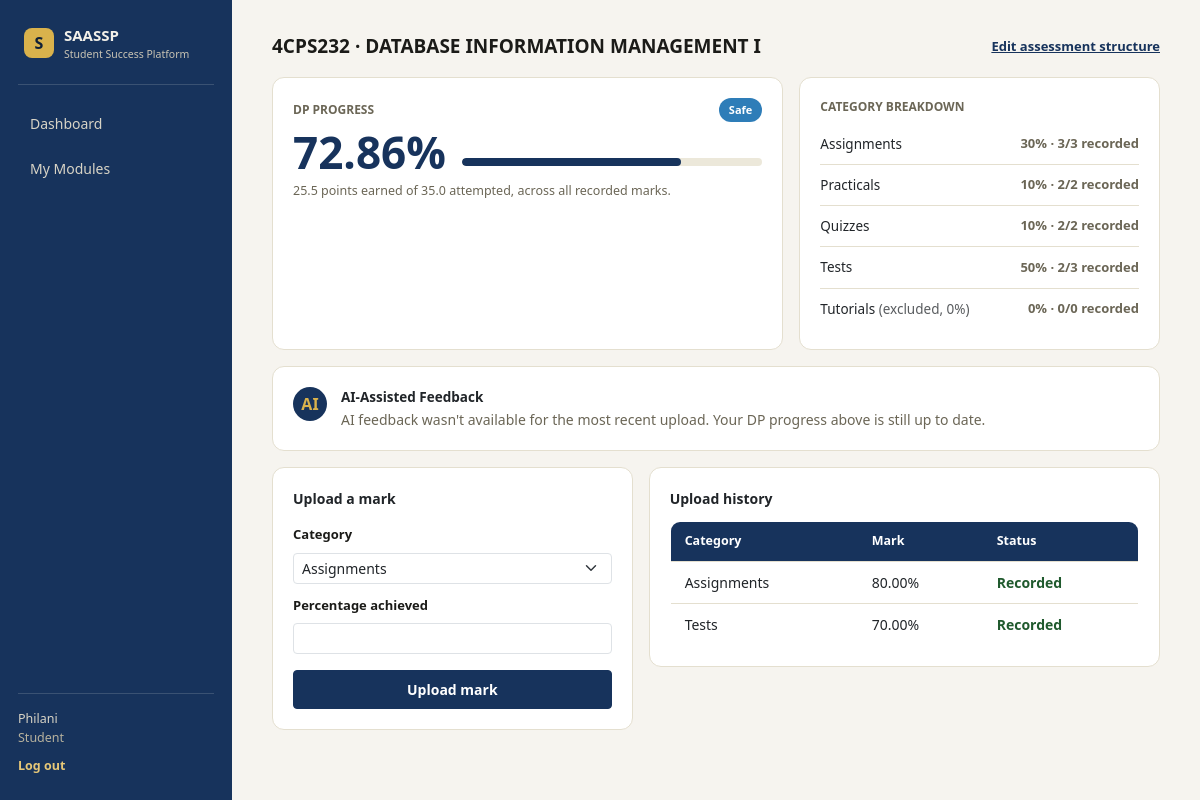
Screenshot of /student/module/6 (signed in) with the database file from the repository.
### backend/models.py (models this page shows, shortened)
class User(db.Model, UserMixin):
    __tablename__ = "users"
    id = db.Column(db.Integer, primary_key=True)          # UserID*#^
    name = db.Column(db.String(100), nullable=False)      # Name*
    student_number = db.Column(db.String(20), unique=True, nullable=True)  # StudentNumber*#
    email = db.Column(db.String(100), unique=True, nullable=True)  # Email*#
    role = db.Column(db.String(20), nullable=False)       # Role*# : student|academic_staff|admin
    password_hash = db.Column(db.String(255), nullable=False)  # PasswordHash*^
    student_modules = db.relationship("StudentModule", backref="student", lazy=True,
                                       foreign_keys="StudentModule.student_id")
    taught_modules = db.relationship("LecturerModule", backref="lecturer", lazy=True,
                                      foreign_keys="LecturerModule.lecturer_id",
                                      cascade="all, delete-orphan")

class StudentModule(db.Model):
    __tablename__ = "student_modules"
    id = db.Column(db.Integer, primary_key=True)
    student_id = db.Column(db.Integer, db.ForeignKey("users.id"), nullable=False)
    programme_code = db.Column(db.String(10), db.ForeignKey("programmes.programme_code"), nullable=False)
    module_code = db.Column(db.String(10), db.ForeignKey("modules.module_code"), nullable=False)
    module = db.relationship("Module")
    programme = db.relationship("Programme")
    categories = db.relationship("AssessmentCategoryConfig", backref="student_module",
                                  lazy=True, cascade="all, delete-orphan")
    marks = db.relationship("AssessmentMark", backref="student_module",
                             lazy=True, cascade="all, delete-orphan")
    __table_args__ = (db.UniqueConstraint("student_id", "module_code", name="uq_student_module"),)

class Module(db.Model):
    __tablename__ = "modules"
    module_code = db.Column(db.String(10), primary_key=True)  # ModuleCode*#
    module_name = db.Column(db.String(150), nullable=False)   # ModuleName*

class FeedbackMessage(db.Model):
    __tablename__ = "feedback_messages"
    id = db.Column(db.Integer, primary_key=True)                       # FeedbackID#^
    mark_id = db.Column(db.Integer, db.ForeignKey("assessment_marks.id"), nullable=False)
    dp_progress_percentage = db.Column(db.Numeric(5, 2))                # DPProgressPercentage^
    threshold_band = db.Column(db.String(30))                           # ThresholdBand^
    trend_classification = db.Column(db.String(20))                    # TrendClassification^
    generated_text = db.Column(db.Text)                                 # GeneratedText^
    created_at = db.Column(db.DateTime, default=datetime.utcnow)

class AssessmentCategoryConfig(db.Model):
    __tablename__ = "assessment_category_configs"
    id = db.Column(db.Integer, primary_key=True)
    student_module_id = db.Column(db.Integer, db.ForeignKey("student_modules.id"), nullable=False)
    category_name = db.Column(db.String(20), nullable=False)   # CategoryName*#
    dp_weighting = db.Column(db.Integer, nullable=False, default=0)     # DPWeighting*  (0-100)
    total_assessments = db.Column(db.Integer, nullable=False, default=0)  # TotalAssessments*
    recorded_count = db.Column(db.Integer, nullable=False, default=0)     # RecordedCount*
    __table_args__ = (db.UniqueConstraint("student_module_id", "category_name", name="uq_sm_category"),)

class AssessmentMark(db.Model):
    __tablename__ = "assessment_marks"
    id = db.Column(db.Integer, primary_key=True)                    # MarkID#^
    student_module_id = db.Column(db.Integer, db.ForeignKey("student_modules.id"), nullable=False)
    category_name = db.Column(db.String(20), nullable=False)
    percentage_achieved = db.Column(db.Numeric(5, 2), nullable=False)  # PercentageAchieved*
    date_uploaded = db.Column(db.DateTime, default=datetime.utcnow)    # DateUploaded^
    recorded_towards_dp = db.Column(db.Boolean, default=False)         # RecordedTowardsDP^
    sequence = db.Column(db.Integer, nullable=False, default=0)  # upload order, for trend history
    feedback = db.relationship("FeedbackMessage", backref="mark", uselist=False,
                                cascade="all, delete-orphan")

### backend/student.py (the view)
@student_bp.route("/module/<int:sm_id>")
@login_required
def module_detail(sm_id):
    _require_student()
    sm = StudentModule.query.get_or_404(sm_id)
    if sm.student_id != current_user.id:
        abort(403)
    if not sm.categories:
        return redirect(url_for("student.configure_assessment", sm_id=sm.id))
    categories = [
        CategoryConfig(c.category_name, c.dp_weighting, c.total_assessments, c.recorded_count)
        for c in sm.categories
    ]
    marks_by_category = _marks_by_category(sm)
    result = calculate_progress(categories, marks_by_category, current_app.config["THRESHOLD_BANDS"])
    recorded_ids = set(result.recorded_mark_ids)
    marks_sorted = sorted(sm.marks, key=lambda m: m.sequence, reverse=True)
    latest_feedback = None
    if marks_sorted and marks_sorted[0].feedback:
        latest_feedback = marks_sorted[0].feedback
    return render_template(
        "module_detail.html", sm=sm, result=result, categories=sm.categories,
        marks=marks_sorted, recorded_ids=recorded_ids, latest_feedback=latest_feedback,
        assessment_categories=[c.category_name for c in sm.categories if c.dp_weighting > 0],
    )

### backend/dp_engine.py (called while the page is built)
def threshold_band(progress_percentage: float, bands: Sequence[tuple]) -> tuple:
    for low, high, key, label in bands:
        if low <= progress_percentage < high:
            return key, label
    low, high, key, label = bands[0]
    return key, label

def recorded_pool(marks: Sequence[MarkRecord], cap: int) -> List[MarkRecord]:
    if cap <= 0:
        return []
    ranked = sorted(marks, key=lambda m: (-m.percentage, m.sequence))
    return ranked[:cap]

def marks_by_category_from_student_module(student_module) -> dict:
    result: dict = {}
    for m in student_module.marks:
        result.setdefault(m.category_name, []).append(
            MarkRecord(id=m.id, category_name=m.category_name,
                       percentage=float(m.percentage_achieved), sequence=m.sequence)
        )
    return result

### backend/student.py (called while the page is built)
def _require_student():
    if current_user.role != "student":
        abort(403)

def _marks_by_category(student_module):
    return marks_by_category_from_student_module(student_module)

### static/templates/module_detail.html (shortened to what this page needs)
{% extends "base.html" %}
{% block content %}
<div class="d-flex align-items-center justify-content-between mb-3">
  <div>
    <div class="section-title mb-0">{{ sm.module_code }} &middot; {{ sm.module.module_name }}</div>
  </div>
  <a href="{{ url_for('student.configure_assessment', sm_id=sm.id) }}" style="font-size: 13px; font-weight: 600; color: var(--navy);">Edit assessment structure</a>
</div>
<div class="row g-3 mb-3">
  <div class="col-md-7">
    <div class="card h-100">
      <div class="d-flex align-items-center justify-content-between mb-2">
        <div style="font-size: 12px; font-weight: 700; color: var(--muted);">DP PROGRESS</div>
        <span class="band-pill band-{{ result.threshold_band_key }}">{{ result.threshold_band_label }}</span>
      </div>
      <div class="d-flex align-items-end gap-3 mb-2">
        <div style="font-size: 44px; font-weight: 800; color: var(--navy); line-height:1;">{{ result.progress_percentage }}%</div>
        <div class="progress-bar-track flex-grow-1 mb-2">
          <div class="progress-bar-fill" style="width: {{ result.progress_percentage }}%; background: var(--navy);"></div>
        </div>
      </div>
      <div style="font-size: 12.5px; color: var(--muted);">
        {{ result.points_earned }} points earned of {{ result.points_attempted }} attempted, across all recorded marks.
      </div>
    </div>
  </div>
  <div class="col-md-5">
    <div class="card h-100">
      <div style="font-size: 12px; font-weight: 700; color: var(--muted); margin-bottom: 8px;">CATEGORY BREAKDOWN</div>
      {% for cat in categories %}
      <div class="category-row">
        <div style="font-size: 13.5px;">{{ cat.category_name }}{% if cat.dp_weighting == 0 %} <span class="text-muted">(excluded, 0%)</span>{% endif %}</div>
        <div style="font-size: 13px; font-weight: 700; color: var(--muted);">{{ cat.dp_weighting }}% &middot; {{ cat.recorded_count }}/{{ cat.total_assessments }} recorded</div>
      </div>
      {% endfor %}
    </div>
  </div>
</div>
{% if latest_feedback %}
<div class="card mb-3" style="display: flex; flex-direction: row; gap: 14px;">
  <div style="flex:none; width:34px; height:34px; border-radius:999px; background:var(--navy); display:flex; align-items:center; justify-content:center; color: var(--gold); font-weight:800;">AI</div>
  <div>
    <div style="font-weight:700; font-size: 13.5px; margin-bottom: 2px;">AI-Assisted Feedback</div>
    {% if latest_feedback.generated_text %}
    <p style="margin:0; font-size:14px; line-height:1.55;">{{ latest_feedback.generated_text }}</p>
    {% else %}
    <p style="margin:0; font-size:14px; color: var(--muted);">AI feedback wasn't available for the most recent upload. Your DP progress above is still up to date.</p>
    {% endif %}
  </div>
</div>
{% endif %}
<div class="row g-3">
  <div class="col-md-5">
    <div class="card">
      <div style="font-weight:700; font-size: 14px; margin-bottom: 12px;">Upload a mark</div>
      {% if assessment_categories %}
      <form method="post" action="{{ url_for('student.upload_mark', sm_id=sm.id) }}">
        <div class="mb-2">
          <label class="form-label">Category</label>
          <select name="category_name" class="form-select form-select-sm" required>
            {% for cat in assessment_categories %}
            <option value="{{ cat }}">{{ cat }}</option>
            {% endfor %}
          </select>
        </div>
        <div class="mb-3">
          <label class="form-label">Percentage achieved</label>
          <input type="number" step="0.01" min="0" max="100" name="percentage" class="form-control form-control-sm" required>
        </div>
        <button type="submit" class="btn btn-navy text-white btn-sm px-3 py-2 w-100">Upload mark</button>
      </form>
      {% else %}
      <p class="text-muted" style="font-size: 13.5px;">No categories are configured above 0% yet.</p>
      {% endif %}
    </div>
  </div>
  <div class="col-md-7">
    <div class="card">
      <div style="font-weight:700; font-size: 14px; margin-bottom: 12px;">Upload history</div>
      {% if marks %}
      <table class="saassp-table">
        <thead><tr><th>Category</th><th>Mark</th><th>Status</th></tr></thead>
        <tbody>
          {% for m in marks %}
          <tr>
            <td>{{ m.category_name }}</td>
            <td class="{{ 'mark-displaced' if m.id not in recorded_ids }}">{{ m.percentage_achieved }}%</td>
            <td>{% if m.id in recorded_ids %}<span style="color:#205A2E; font-weight:600;">Recorded</span>{% else %}<span class="text-muted">Displaced</span>{% endif %}</td>
          </tr>
          {% endfor %}
        </tbody>
      </table>
      {% else %}
      <p class="text-muted" style="font-size: 13.5px;">No marks uploaded yet.</p>
      {% endif %}
    </div>
  </div>
</div>
{% endblock %}

### static/templates/base.html (shortened to what this page needs)
<!doctype html>
<html lang="en">
<head>
  <link href="https://cdn.jsdelivr.net/npm/bootstrap@5.3.3/dist/css/bootstrap.min.css" rel="stylesheet">
  <link href="{{ url_for('static', filename='css/style.css') }}" rel="stylesheet">
</head>
<body>
{% if current_user.is_authenticated %}
<div class="app-shell">
  <nav class="sidebar">
    <div class="brand">
      <div class="brand-mark">S</div>
      <div>
        <div class="brand-title">SAASSP</div>
        <div class="brand-sub">Student Success Platform</div>
      </div>
    </div>
    <div class="nav-links">
      {% if current_user.role == 'student' %}
        <a href="{{ url_for('student.dashboard') }}" class="{{ 'active' if request.endpoint == 'student.dashboard' }}">Dashboard</a>
        <a href="{{ url_for('student.select_programme') }}" class="{{ 'active' if request.endpoint in ['student.select_programme','student.select_modules'] }}">My Modules</a>
      {% elif current_user.role == 'academic_staff' %}
        <a href="{{ url_for('staff.student_list') }}" class="{{ 'active' if request.endpoint and request.endpoint.startswith('staff.') }}">Students</a>
      {% elif current_user.role == 'admin' %}
        <a href="{{ url_for('admin.programmes') }}" class="{{ 'active' if request.endpoint == 'admin.programmes' }}">Programme Data</a>
        <a href="{{ url_for('admin.users') }}" class="{{ 'active' if request.endpoint == 'admin.users' }}">User Accounts</a>
      {% endif %}
    </div>
    <div class="sidebar-footer">
      <div class="who">{{ current_user.name }}<br><span class="role-tag">{{ current_user.role.replace('_',' ') }}</span></div>
      <a href="{{ url_for('auth.logout') }}" class="logout-link">Log out</a>
    </div>
  </nav>
  <main class="content">
    {% block content %}{% endblock %}
  </main>
</div>
{% endif %}
</body>
</html>

### static/css/style.css (style rules this page uses)
:root { --navy: #17335C; --navy-dark: #0F2038; --gold: #D9B24C; --ivory: #F6F4EF; --card-border: #E4DFCF; --muted: #6B6656; --text: #1B1B18; --very-safe: #0F5FA6; --safe: #2E7DB8; --generally-safe: #5FA8D3; --pass-risk: #D98C2B; --danger: #C1560A; --critical: #A63603; }
body { margin: 0; font-family: 'Segoe UI', system-ui, -apple-system, sans-serif; background: var(--ivory); color: var(--text); }
.app-shell { display: flex; min-height: 100vh; }
.sidebar { width: 232px; flex: none; background: var(--navy); color: #F3F1EA; display: flex; flex-direction: column; padding: 24px 18px; }
.brand { display: flex; align-items: center; gap: 10px; padding: 0 6px 22px 6px; border-bottom: 1px solid rgba(243,241,234,0.16); margin-bottom: 18px; }
.brand-mark { width: 30px; height: 30px; border-radius: 8px; background: var(--gold); color: var(--navy-dark); font-weight: 800; display: flex; align-items: center; justify-content: center; }
.brand-title { font-weight: 800; font-size: 15px; }
.brand-sub { font-size: 10.5px; color: #C9C4B4; }
.nav-links { display: flex; flex-direction: column; gap: 4px; }
.nav-links a { color: #D8D4C6; text-decoration: none; font-weight: 500; font-size: 14px; padding: 10px 12px; border-radius: 8px; }
.sidebar-footer { margin-top: auto; padding-top: 16px; border-top: 1px solid rgba(243,241,234,0.16); font-size: 12.5px; }
.who { color: #D8D4C6; margin-bottom: 10px; }
.role-tag { text-transform: capitalize; color: #B7B29E; }
.logout-link { color: #E7C878; text-decoration: none; font-weight: 600; }
.content { flex: 1; padding: 32px 40px; max-width: 1200px; }
.card { background: #FFFFFF; border: 1px solid var(--card-border); border-radius: 12px; padding: 20px; }
.form-label { font-size: 13px; font-weight: 600; color: var(--text); }
.btn-navy { background: var(--navy); border-color: var(--navy); font-weight: 700; }
.band-pill { font-size: 11px; font-weight: 700; padding: 4px 10px; border-radius: 999px; display: inline-block; }
.band-safe { background: var(--safe); color: #fff; }
.progress-bar-track { height: 8px; border-radius: 999px; background: #ECE8DA; overflow: hidden; }
.progress-bar-fill { height: 100%; border-radius: 999px; }
.section-title { font-weight: 700; font-size: 19px; margin-bottom: 14px; }
table.saassp-table { width: 100%; border-collapse: collapse; background: #fff; border: 1px solid var(--card-border); border-radius: 10px; overflow: hidden; }
table.saassp-table th { background: var(--navy); color: #fff; text-align: left; padding: 10px 14px; font-size: 12.5px; }
table.saassp-table td { padding: 10px 14px; border-top: 1px solid var(--card-border); font-size: 14px; }
.category-row { display: flex; align-items: center; justify-content: space-between; padding: 10px 0; border-bottom: 1px solid var(--card-border); }
.category-row:last-child { border-bottom: none; }

### rows the page displays
User: name "Philani", role.replace "Student"
StudentModule: module_code "4CPS232"
Module: module.module_name "DATABASE INFORMATION MANAGEMENT I"
FeedbackMessage: threshold_band_label "Safe"
AssessmentCategoryConfig: category_name "Assignments", dp_weighting "30", recorded_count "3", total_assessments "3"
AssessmentCategoryConfig: category_name "Practicals", dp_weighting "10", recorded_count "2", total_assessments "2"
AssessmentCategoryConfig: category_name "Quizzes", dp_weighting "10", recorded_count "2", total_assessments "2"
AssessmentCategoryConfig: category_name "Tests", dp_weighting "50", recorded_count "2", total_assessments "3"
AssessmentCategoryConfig: category_name "Tutorials", shows "(excluded, 0%)", dp_weighting "0", recorded_count "0", total_assessments "0"
AssessmentMark: category_name "Assignments", percentage_achieved "80.00", shows "Recorded"
AssessmentMark: category_name "Tests", percentage_achieved "70.00", shows "Recorded"

### other values shown
{{ result.progress_percentage }} "72.86"
{{ result.points_earned }} "25.5"
{{ result.points_attempted }} "35.0"
form field category_name "Assignments"
